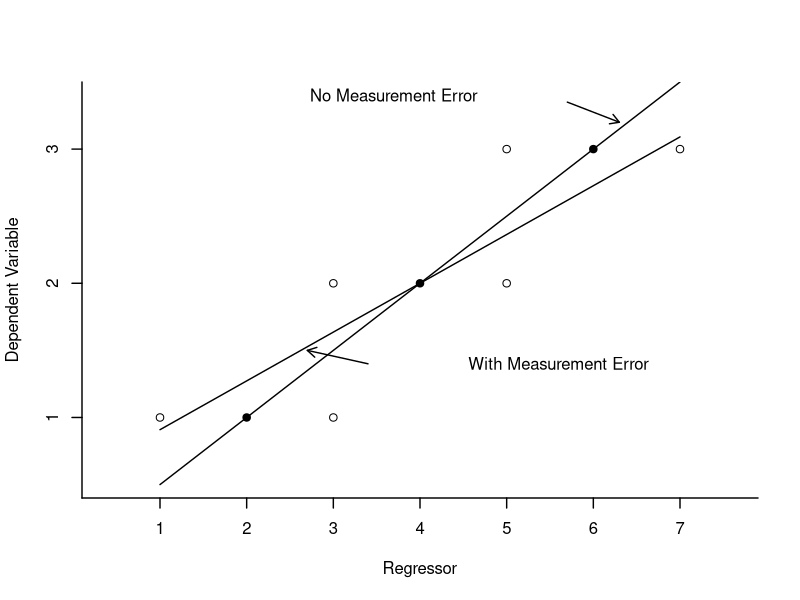
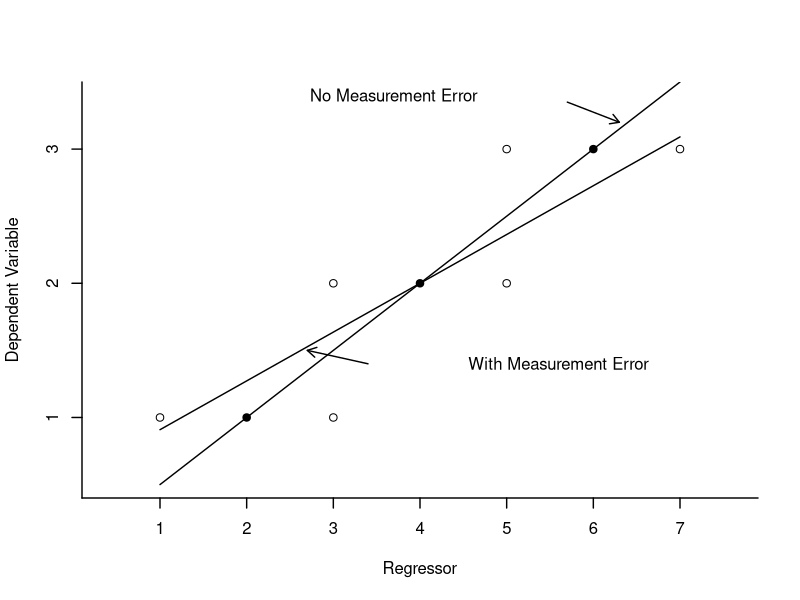
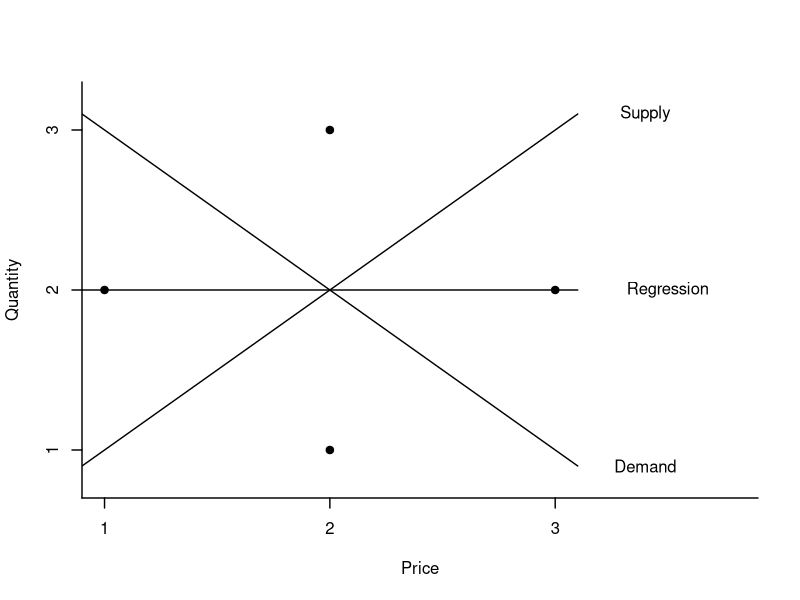
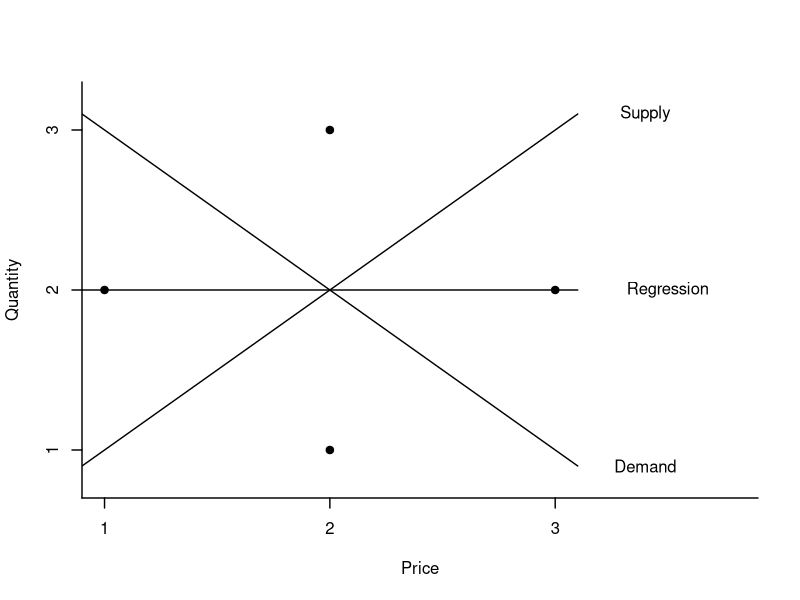

Reproduce these figures in R, in order.
#########################################################################
##  This file generates Figure 12.1
##  Endogeneity
#########################################################################


x <- c(1,7)
m <- c(.5,3.5)
f <- c(10/11,34/11)

wd <- 1.4

pdf("HANSEN12-1a.pdf",family="Helvetica",colormodel='cmyk',width=4.5,height=4.5)
plot(x,m,type="l",lty=1,ylab="Dependent Variable",xlab="Regressor",xaxs="i",yaxs="i",ylim=c(.4,3.5),xlim=c(.1,7.9),xaxt="n",yaxt="n",bty="n",lwd=wd)
lines(x,f,lwd=wd)
axis(side=1,at=seq(0,8,1),lwd=wd)
axis(side=2,seq(0,4,1),lwd=wd)
points(2,1,pch=19,cex=1.0)
points(4,2,pch=19,cex=1.0)
points(6,3,pch=19,cex=1.0)
points(1,1,pch=1,cex=1.0)
points(3,1,pch=1,cex=1.0)
points(3,2,pch=1,cex=1.0)
points(5,2,pch=1,cex=1.0)
points(5,3,pch=1,cex=1.0)
points(7,3,pch=1,cex=1.0)
text(3.7,3.4,"No Measurement Error")
text(5.6,1.4,"With Measurement Error")
arrows(5.7,3.35,6.3,3.2,length=0.1,lwd=wd)
arrows(3.4,1.4,2.7,1.5,length=0.1,lwd=wd)
dev.off()

postscript("HANSEN12-1a.eps",paper="special",width=4.5,height=4.5,horizontal=FALSE,onefile=FALSE,family="Helvetica",colormodel='cmyk')
plot(x,m,type="l",lty=1,ylab="Dependent Variable",xlab="Regressor",xaxs="i",yaxs="i",ylim=c(.4,3.5),xlim=c(.1,7.9),xaxt="n",yaxt="n",bty="n",lwd=wd)
lines(x,f,lwd=wd)
axis(side=1,at=seq(0,8,1),lwd=wd)
axis(side=2,seq(0,4,1),lwd=wd)
points(2,1,pch=19,cex=1.0)
points(4,2,pch=19,cex=1.0)
points(6,3,pch=19,cex=1.0)
points(1,1,pch=1,cex=1.0)
points(3,1,pch=1,cex=1.0)
points(3,2,pch=1,cex=1.0)
points(5,2,pch=1,cex=1.0)
points(5,3,pch=1,cex=1.0)
points(7,3,pch=1,cex=1.0)
text(3.7,3.4,"No Measurement Error")
text(5.6,1.4,"With Measurement Error")
arrows(5.7,3.35,6.3,3.2,length=0.1,lwd=wd)
arrows(3.4,1.4,2.7,1.5,length=0.1,lwd=wd)
dev.off()

L <- .9
U <- 3.1

pdf("HANSEN12-1b.pdf",family="Helvetica",colormodel='cmyk',width=4.5,height=4.5)
plot(c(L,U),c(2,2),type="l",lty=1,ylab="Quantity",xlab="Price",xaxs="i",yaxs="i",ylim=c(.7,3.3),xlim=c(L,3.9),xaxt="n",yaxt="n",bty="n",lwd=wd)
axis(side=1,at=seq(0,4,1),lwd=wd)
axis(side=2,seq(0,4,1),lwd=wd)
lines(c(L,U),c(L,U),lwd=wd)
lines(c(L,U),c(U,L),lwd=wd)
points(1,2,pch=19)
points(3,2,pch=19)
points(2,1,pch=19)
points(2,3,pch=19)
text(3.4,.9,"Demand")
text(3.4,3.1,"Supply")
text(3.5,2,"Regression")
dev.off()

postscript("HANSEN12-1b.eps",paper="special",width=4.5,height=4.5,horizontal=FALSE,onefile=FALSE,family="Helvetica",colormodel='cmyk')
plot(c(L,U),c(2,2),type="l",lty=1,ylab="Quantity",xlab="Price",xaxs="i",yaxs="i",ylim=c(.7,3.3),xlim=c(L,3.9),xaxt="n",yaxt="n",bty="n",lwd=wd)
axis(side=1,at=seq(0,4,1),lwd=wd)
axis(side=2,seq(0,4,1),lwd=wd)
lines(c(L,U),c(L,U),lwd=wd)
lines(c(L,U),c(U,L),lwd=wd)
points(1,2,pch=19)
points(3,2,pch=19)
points(2,1,pch=19)
points(2,3,pch=19)
text(3.4,.9,"Demand")
text(3.4,3.1,"Supply")
text(3.5,2,"Regression")
dev.off()
